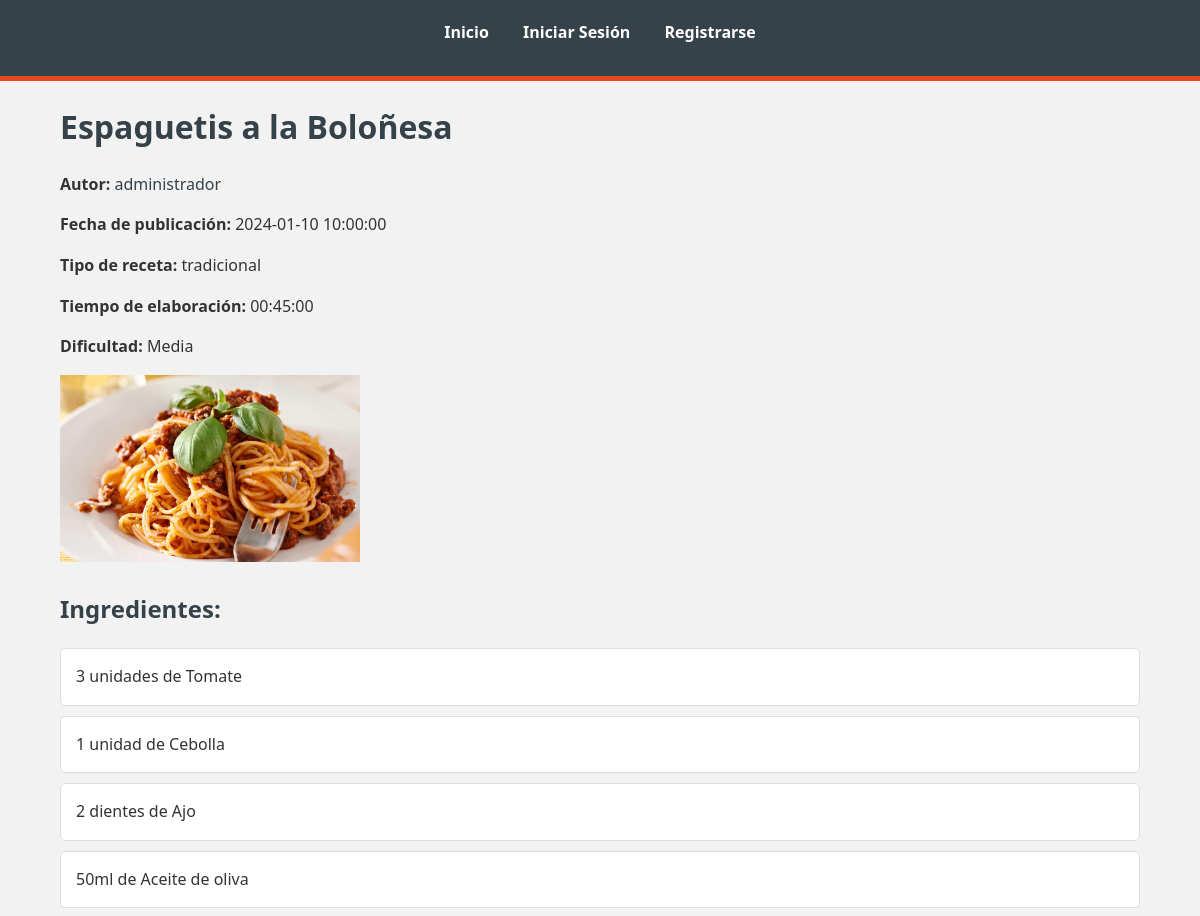
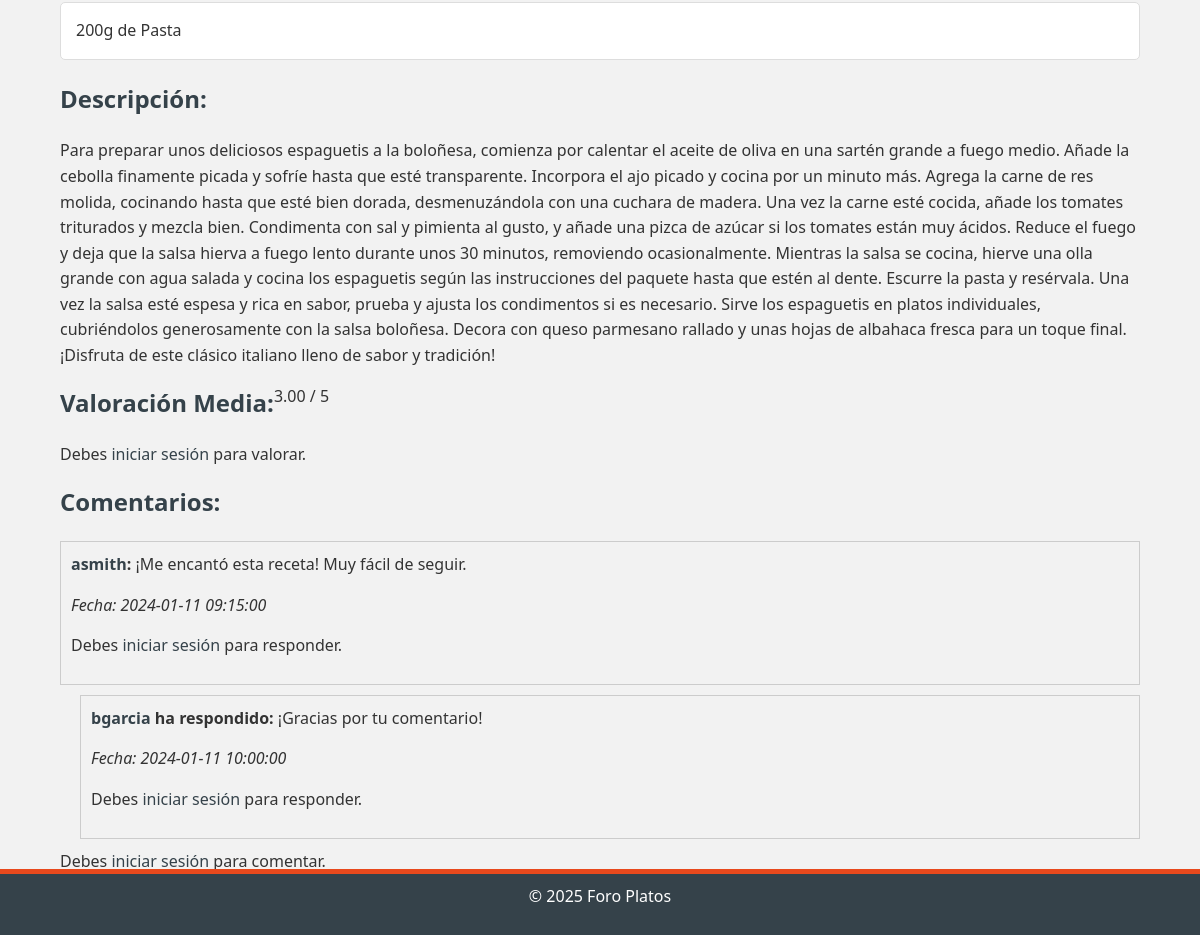
The page /index.php?controller=Receta&action=verReceta&id=1 on the database its author committed (2 pictures, top to bottom).
### tables this page shows
CREATE TABLE `recetas` (
  `id_receta` int NOT NULL,
  `titulo` varchar(100) NOT NULL,
  `descripcion` text,
  `tiempo_elaboracion` time DEFAULT NULL,
  `fecha_publicacion` datetime DEFAULT CURRENT_TIMESTAMP,
  `id_admin` int DEFAULT NULL,
  `foto` varchar(255) NOT NULL DEFAULT 'default.png',
  `tipo` enum('tradicional','slow_food','freidora_aire') NOT NULL,
  `dificultad` enum('Fácil','Media','Difícil') NOT NULL DEFAULT 'Media'
);

CREATE TABLE `usuarios` (
  `id_usuario` int NOT NULL,
  `nombre_usuario` varchar(50) NOT NULL,
  `contrasena` varchar(255) NOT NULL,
  `nombre` varchar(50) DEFAULT NULL,
  `apellidos` varchar(50) DEFAULT NULL,
  `email` varchar(100) NOT NULL,
  `experiencia` varchar(200) DEFAULT NULL,
  `rol` enum('usuario','usuario_registrado','administrador') DEFAULT 'usuario'
);

CREATE TABLE `recetas_ingredientes` (
  `id_receta` int NOT NULL,
  `id_ingrediente` int NOT NULL,
  `cantidad` varchar(50) DEFAULT NULL
);

CREATE TABLE `ingredientes` (
  `id_ingrediente` int NOT NULL,
  `nombre` varchar(50) NOT NULL
);

CREATE TABLE `comentarios` (
  `id_comentario` int NOT NULL,
  `id_receta` int DEFAULT NULL,
  `id_usuario` int DEFAULT NULL,
  `contenido` text NOT NULL,
  `fecha` datetime DEFAULT CURRENT_TIMESTAMP,
  `id_respuesta` int DEFAULT NULL
);

### controllers/RecetaController.php (called while the page is built, shortened)
<?php
require_once 'dao/RecetaDAO.php';
require_once 'dao/IngredienteDAO.php';
require_once 'dao/ComentarioDAO.php';
require_once 'dao/ValoracionDAO.php';
require_once 'models/Receta.php';
require_once 'models/Comentario.php';
class RecetaController {
    private $recetaDAO;
    private $ingredienteDAO;
    private $comentarioDAO;
    private $valoracionDAO;
    public function __construct() {
        $this->recetaDAO = new RecetaDAO();
        $this->ingredienteDAO = new IngredienteDAO();
        $this->comentarioDAO = new ComentarioDAO();
        $this->valoracionDAO = new ValoracionDAO();
    }
    public function verReceta($id_receta) {
        $receta = $this->recetaDAO->obtenerRecetaPorId($id_receta);
        $ingredientes = $this->ingredienteDAO->obtenerIngredientesDeReceta($id_receta);
        $comentarios = $this->comentarioDAO->obtenerComentariosDeReceta($id_receta);
        $valoracion_media = $this->valoracionDAO->obtenerValoracionMedia($id_receta);
        include 'views/receta/ver_receta.php';
    }
}
?>

### config/database.php (called while the page is built)
<?php
class Database {
    public static function connect() {
        $host = 'mysql-db';
        $dbname = 'foroplatos';
        $username = 'admin';
        $password = 'admin';
        $connection = new PDO("mysql:host=$host;dbname=$dbname;charset=utf8", $username, $password);
        return $connection;
    }
}
?>

### dao/RecetaDAO.php (called while the page is built, shortened)
<?php
require_once 'config/database.php';
require_once 'models/Receta.php';
class RecetaDAO {
    private $db;
    public function __construct() {
        $this->db = Database::connect();
    }
    public function obtenerRecetaPorId($id_receta) {
        $sql = "SELECT recetas.*, usuarios.nombre_usuario AS admin_nombre FROM recetas
                JOIN usuarios ON recetas.id_admin = usuarios.id_usuario WHERE id_receta = :id_receta";
        $stmt = $this->db->prepare($sql);
        $stmt->bindParam(':id_receta', $id_receta, PDO::PARAM_INT);
        $stmt->execute();
        $recetaData = $stmt->fetch(PDO::FETCH_ASSOC);
        if ($recetaData) {
            return new Receta(
                $recetaData['id_receta'],
                $recetaData['titulo'],
                $recetaData['descripcion'],
                $recetaData['tiempo_elaboracion'],
                $recetaData['fecha_publicacion'],
                $recetaData['id_admin'],
                $recetaData['admin_nombre'],
                $recetaData['foto'],
                $recetaData['tipo'],
                $recetaData['dificultad']
            );
        } else {
            return null;
        }
    }
}
?>

### models/Receta.php (called while the page is built, shortened)
<?php
class Receta {
    public function __construct($id_receta, $titulo, $descripcion, $tiempo_elaboracion, $fecha_publicacion, $id_admin, $admin_nombre, $foto, $tipo,  $dificultad) {
        $this->titulo = $titulo;
        $this->descripcion = $descripcion;
        $this->tiempo_elaboracion = $tiempo_elaboracion;
        $this->fecha_publicacion = $fecha_publicacion;
        $this->id_admin = $id_admin;
        $this->admin_nombre = $admin_nombre;
        $this->foto = $foto;
        $this->tipo = $tipo;
        $this->dificultad = $dificultad;
    }
}
?>

### dao/IngredienteDAO.php (called while the page is built, shortened)
<?php
require_once 'config/database.php';
class IngredienteDAO {
    private $db;
    public function __construct() {
        $this->db = Database::connect();
    }
    public function obtenerIngredientesDeReceta($id_receta) {
        $sql = "SELECT ri.cantidad, i.nombre FROM recetas_ingredientes ri
                JOIN ingredientes i ON ri.id_ingrediente = i.id_ingrediente
                WHERE ri.id_receta = $id_receta";
        $result = $this->db->query($sql);
        $ingredientes = [];
        while ($data = $result->fetch(PDO::FETCH_ASSOC)) {
            $ingredientes[] = $data;
        }
        return $ingredientes;
    }
}
?>

### dao/ComentarioDAO.php (called while the page is built, shortened)
<?php
require_once 'config/database.php';
require_once 'models/Comentario.php';
class ComentarioDAO {
    private $db;
    public function __construct() {
        $this->db = Database::connect();
    }
    public function obtenerComentariosDeReceta($id_receta) {
        $sql = "SELECT comentarios.*, usuarios.nombre_usuario AS nombre_usuario FROM comentarios
                JOIN usuarios ON comentarios.id_usuario = usuarios.id_usuario
                WHERE comentarios.id_receta = :id_receta
                ORDER BY comentarios.fecha ASC";
        $stmt = $this->db->prepare($sql);
        $stmt->bindParam(':id_receta', $id_receta, PDO::PARAM_INT);
        $stmt->execute();
        $comentariosData = $stmt->fetchAll(PDO::FETCH_ASSOC);
        $comentarios = [];
        foreach ($comentariosData as $comentarioData) {
            $comentarios[] = new Comentario(
                $comentarioData['id_comentario'],
                $comentarioData['id_receta'],
                $comentarioData['id_usuario'],
                $comentarioData['contenido'],
                $comentarioData['fecha'],
                $comentarioData['id_respuesta'],
                $comentarioData['nombre_usuario']
            );
        }
        return $comentarios;
    }
}
?>

### dao/ValoracionDAO.php (called while the page is built, shortened)
<?php
require_once 'config/database.php';
class ValoracionDAO {
    private $db;
    public function __construct() {
        $this->db = Database::connect();
    }
    public function obtenerValoracionMedia($id_receta) {
        $sql = "SELECT AVG(valor) as media FROM valoraciones WHERE id_receta = $id_receta";
        $result = $this->db->query($sql);
        $data = $result->fetch(PDO::FETCH_ASSOC);
        return $data['media'];
    }
}
?>

### models/Comentario.php (called while the page is built, shortened)
<?php
class Comentario {
    public function __construct($id_comentario = null, $id_receta = null, $id_usuario = null, $contenido = null, $fecha = null, $id_respuesta = null, $nombre_usuario = null) {
        $this->id_usuario = $id_usuario;
        $this->contenido = $contenido;
        $this->fecha = $fecha;
        $this->id_respuesta = $id_respuesta;
        $this->nombre_usuario = $nombre_usuario;
    }
}
?>

### views/receta/ver_receta.php (the view, shortened to what this page needs)
<?php
include 'views/header.php';
?>
<h1><?php echo $receta->titulo; ?></h1>
<p><strong>Autor:</strong>
    <?php
    $perfilUrl = 'index.php?controller=Usuario&action=verPerfil&id=' . $receta->id_admin;
    echo '<a href="' . $perfilUrl . '">' . htmlspecialchars($receta->admin_nombre) . '</a>';
    ?>
</p>
<p><strong>Fecha de publicación:</strong> <?php echo $receta->fecha_publicacion; ?></p>
<p><strong>Tipo de receta:</strong> <?php echo $receta->tipo; ?></p>
<p><strong>Tiempo de elaboración:</strong> <?php echo $receta->tiempo_elaboracion; ?></p>
<p><strong>Dificultad:</strong> <?php echo htmlspecialchars($receta->dificultad); ?></p>
<img src="uploads/<?php echo $receta->foto; ?>" alt="Imagen de la receta" width="300"><br>
<h2>Ingredientes:</h2>
<ul>
    <?php foreach ($ingredientes as $ingrediente): ?>
        <li><?php echo $ingrediente['cantidad'] . ' de ' . $ingrediente['nombre']; ?></li>
    <?php endforeach; ?>
</ul>
<h2>Descripción:</h2>
<p><?php echo nl2br($receta->descripcion); ?></p>
<div class="fila">
<h2>Valoración Media:</h2>
<p><?php echo $valoracion_media ? number_format($valoracion_media, 2) : 'Sin valoraciones'; ?> / 5</p>
</div>
<div  class="fila">
<?php if (isset($_SESSION['usuario'])): ?>
    <h2>Valorar esta Receta:</h2>
    <form action="index.php?controller=Receta&action=agregarValoracion&id=<?php echo $receta->id_receta; ?>" method="post">
        <label for="valor">Puntuación (1-5):</label>
        <input type="number" name="valor" min="1" max="5" required>
        <input type="submit" value="Enviar Valoración">
    </form>
<?php else: ?>
    <p>Debes <a href="index.php?controller=Usuario&action=iniciarSesion">iniciar sesión</a> para valorar.</p>
<?php endif; ?>
</div>
<h2>Comentarios:</h2>
<?php
if (!empty($comentarios)) {
    mostrarComentarios($comentarios, $receta);
} else {
    echo "<p>No hay comentarios aún. ¡Sé el primero en comentar!</p>";
}
function mostrarComentarios($comentarios, $receta, $id_respuesta = null, $nivel = 0) {
    foreach ($comentarios as $comentario) {
        if ($comentario->id_respuesta == $id_respuesta) {
            echo '<div style="margin-left: ' . ($nivel * 20) . 'px; border: 1px solid #ccc; padding: 10px; margin-bottom: 10px;">';
            $perfilUrl = 'index.php?controller=Usuario&action=verPerfil&id=' . $comentario->id_usuario;
            $nombreUsuarioLink = '<a href="' . $perfilUrl . '">' . htmlspecialchars($comentario->nombre_usuario) . '</a>';
            if ($nivel > 0) {
                echo '<p><strong>' . $nombreUsuarioLink . ' ha respondido:</strong> ' . nl2br(htmlspecialchars($comentario->contenido)) . '</p>';
            } else {
                echo '<p><strong>' . $nombreUsuarioLink . ':</strong> ' . nl2br(htmlspecialchars($comentario->contenido)) . '</p>';
            }
            echo '<p><em>Fecha: ' . $comentario->fecha . '</em></p>';
            if (isset($_SESSION['usuario'])) {
                $formId = 'form-respuesta-' . $comentario->id_comentario;
                $linkId = 'link-respuesta-' . $comentario->id_comentario;
                echo '<a href="#" id="' . $linkId . '" onclick="mostrarFormularioRespuesta(' . $comentario->id_comentario . '); return false;">Responder</a>';
                echo '<div id="' . $formId . '" style="display: none; margin-top: 10px;">';
                echo '<form action="index.php?controller=Receta&action=agregarRespuesta&id=' . $receta->id_receta . '" method="post">';
                echo '<input type="hidden" name="id_respuesta" value="' . $comentario->id_comentario . '">';
                echo '<textarea name="contenido" required></textarea><br>';
                echo '<input type="submit" value="Enviar respuesta">';
                echo '</form>';
                echo '</div>';
            } else {
                echo '<p>Debes <a href="index.php?controller=Usuario&action=iniciarSesion">iniciar sesión</a> para responder.</p>';
            }
            echo '</div>';
            mostrarComentarios($comentarios, $receta, $comentario->id_comentario, $nivel + 1);
        }
    }
}
?>
<?php if (isset($_SESSION['usuario'])): ?>
    <h3>Agregar Comentario:</h3>
    <form action="index.php?controller=Receta&action=agregarComentario&id=<?php echo $receta->id_receta; ?>" method="post">
        <textarea name="contenido" required></textarea><br>
        <input type="submit" value="Enviar Comentario">
    </form>
<?php else: ?>
    <p>Debes <a href="index.php?controller=Usuario&action=iniciarSesion">iniciar sesión</a> para comentar.</p>
<?php endif; ?>
<a href="index.php?controller=Receta&action=listarRecetas">Volver al Listado de Recetas</a>
<?php include 'views/footer.php'; ?>

### css/estilos.css (style rules this page uses)
* { margin: 0; padding: 0; box-sizing: border-box; }
body { font-family: 'Segoe UI', Tahoma, Geneva, Verdana, sans-serif; background-color: #f2f2f2; color: #333; line-height: 1.6; }
.fila { display: flex; }
h1, h2, h3 { margin-bottom: 20px; color: #35424a; }
p { margin-bottom: 15px; }
a { color: #35424a; text-decoration: none; transition: color 0.3s; text-align: center; }
ul { list-style-type: none; margin-bottom: 20px; }
ul li { background-color: #ffffff; padding: 15px; margin-bottom: 10px; border: 1px solid #dddddd; border-radius: 5px; }
img { max-width: 100%; height: auto; margin-bottom: 20px; }

### rows shown on the page
recetas: titulo "Espaguetis a la Boloñesa", id_admin.nombre_usuario "administrador", fecha_publicacion "2024-01-10 10:00:00", tipo "tradicional", tiempo_elaboracion "00:45:00", dificultad "Media", foto (picture), descripcion "Para preparar unos deliciosos espaguetis a la boloñesa, comienza por calentar el aceite de oliva en una sartén grande a fuego medio. Añade la cebolla finamente picada y sofríe hasta que esté transparente. Incorpora el ajo picado y cocina por un minuto más. Agrega la carne de res molida, cocinando hasta que esté bien dorada, desmenuzándola con una cuchara de madera. Una vez la carne esté cocida, añade los tomates triturados y mezcla bien. Condimenta con sal y pimienta al gusto, y añade una pizca de azúcar si los tomates están muy ácidos. Reduce el fuego y deja que la salsa hierva a fuego lento durante unos 30 minutos, removiendo ocasionalmente. Mientras la salsa se cocina, hierve una olla…"
recetas_ingredientes: cantidad "3 unidades", id_ingrediente.nombre "Tomate"
recetas_ingredientes: cantidad "1 unidad", id_ingrediente.nombre "Cebolla"
recetas_ingredientes: cantidad "2 dientes", id_ingrediente.nombre "Ajo"
recetas_ingredientes: cantidad "50ml", id_ingrediente.nombre "Aceite de oliva"
recetas_ingredientes: cantidad "200g", id_ingrediente.nombre "Pasta"
comentarios: id_usuario.nombre_usuario "asmith", contenido "¡Me encantó esta receta! Muy fácil de seguir.", fecha "2024-01-11 09:15:00"
comentarios: id_usuario.nombre_usuario "bgarcia", contenido "¡Gracias por tu comentario!", fecha "2024-01-11 10:00:00"

### other values the page prints
$valoracion_media "3.00"
